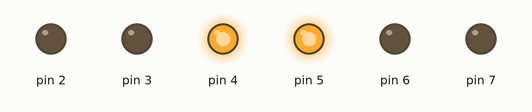
The sketch below on a simulated Arduino Uno, built with avr-gcc and run on an emulated ATmega328P. Shown: output pins drawn as LEDs (lit = HIGH).

Above: at 2.5 s.
At 6.0 s:
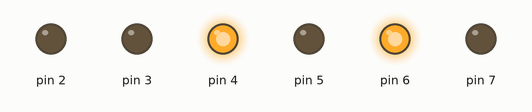
At 9.5 s:
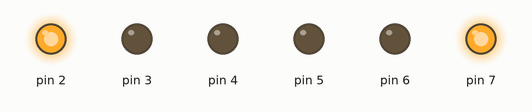
At 13.0 s:
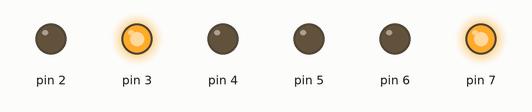
Timing chart, 0 to 18.2 s (numbered marks = the images above):
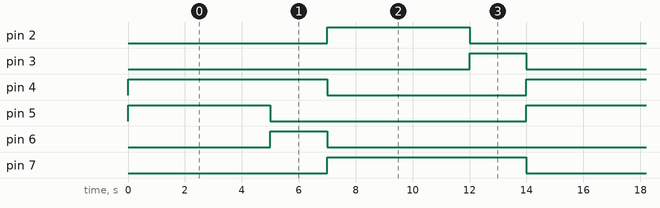

The sketch:

Lab_1_Circuit_3.ino
```cpp
/*
  Lab 1, Circuit 1
  Blinking an LED
  By: Mohammad, Sayan
  Written: Fed, 4 2022
  I/O Pins
  A0:
  A1:
  A2:
  A3:
  A4:
  A5:
  D0:
  D1:
  D2:
  D3:
  D4:
  D5:
  D6:
  D7:  LED
  D8:
  D9:
  D10:
  D11:
  D12:
  D13:
*/

void setup()
{
  // Set DDRD bit 7
  // This causes Arduino pin D7 to be an output
  // We can use it to turn an LED on and off
  DDRD = 0b11111100;
}

void loop()
{
  PORTD = PORTD & 0b00000000;
  //Set PORTD bit 7, causing pin D7 to toggle
  PORTD = PORTD ^ 0b00110000;
  //wait for 1000 ms
  _delay_ms(5000);

  PORTD = PORTD ^ 0b01100000;
  //wait for 1000 ms
  _delay_ms(2000);

   PORTD = PORTD ^ 0b11010100;
  //wait for 1000 ms
  _delay_ms(5000);

  PORTD = PORTD ^ 0b00001100;
  //wait for 1000 ms
  _delay_ms(2000);


}
```

Measured:
- by itself, pin 2, pin 5: alternates HIGH for 5.0 s and LOW for 9.0 s
- by itself, pin 3, pin 6: alternates HIGH for 2.0 s and LOW for 12.0 s
- by itself, pin 4, pin 7: alternates HIGH for 7.0 s and LOW for 7.0 s
